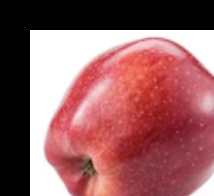
#> input picture datasets/classification/train/apple_fresh/apple_fresh_003.jpg, 214 x 196 px; its folder holds only this picture in this run
$ python train_freshness.py   (older library calls are emulated)
#> lines starting #> are read from the running program, lines starting #| are printed output that depends on the picture
import os
import glob
import json
import numpy as np
import cv2
from PIL import Image
from sklearn.ensemble import ExtraTreesClassifier, RandomForestClassifier
from sklearn.metrics import classification_report, accuracy_score
from skl2onnx import convert_sklearn
from skl2onnx.common.data_types import FloatTensorType


def extract_features_from_image(img_path_or_pil):
    """
    Extracts high-dimensional visual descriptors:
    - 32-bin HSV color histograms
    - 16-bin RGB color histograms
    - Spatial 3x3 grid color moments (mean, std dev)
    - Texture / edge density (Sobel gradient magnitude)
    Total feature vector length: 168 dimensions.
    """
    if isinstance(img_path_or_pil, str):
        img_bgr = cv2.imread(img_path_or_pil)
        if img_bgr is None:
            # Fallback using PIL
            pil_img = Image.open(img_path_or_pil).convert("RGB")
            img_rgb = np.array(pil_img)
            img_bgr = cv2.cvtColor(img_rgb, cv2.COLOR_RGB2BGR)
    else:
        # PIL Image input
        img_rgb = np.array(img_path_or_pil.convert("RGB"))
        img_bgr = cv2.cvtColor(img_rgb, cv2.COLOR_RGB2BGR)

    img_bgr = cv2.resize(img_bgr, (128, 128))
    img_hsv = cv2.cvtColor(img_bgr, cv2.COLOR_BGR2HSV)
    img_rgb = cv2.cvtColor(img_bgr, cv2.COLOR_BGR2RGB)
    img_gray = cv2.cvtColor(img_bgr, cv2.COLOR_BGR2GRAY)

    # 1. HSV Histograms
    h_hist = cv2.calcHist([img_hsv], [0], None, [32], [0, 180])
    s_hist = cv2.calcHist([img_hsv], [1], None, [32], [0, 256])
    v_hist = cv2.calcHist([img_hsv], [2], None, [32], [0, 256])
    cv2.normalize(h_hist, h_hist)
    cv2.normalize(s_hist, s_hist)
    cv2.normalize(v_hist, v_hist)

    # 2. RGB Histograms
    r_hist = cv2.calcHist([img_rgb], [0], None, [16], [0, 256])
    g_hist = cv2.calcHist([img_rgb], [1], None, [16], [0, 256])
    b_hist = cv2.calcHist([img_rgb], [2], None, [16], [0, 256])
    cv2.normalize(r_hist, r_hist)
    cv2.normalize(g_hist, g_hist)
    cv2.normalize(b_hist, b_hist)

    # 3. Spatial 3x3 Grid Color Moments
    grid_feats = []
    h, w, _ = img_rgb.shape
    gh, gw = h // 3, w // 3
    for i in range(3):
        for j in range(3):
            cell = img_rgb[i*gh:(i+1)*gh, j*gw:(j+1)*gw]
            for c in range(3):
                grid_feats.append(np.mean(cell[:, :, c]) / 255.0)
                grid_feats.append(np.std(cell[:, :, c]) / 255.0)

    # 4. Texture / Gradient features
    sobelx = cv2.Sobel(img_gray, cv2.CV_64F, 1, 0, ksize=3)
    sobely = cv2.Sobel(img_gray, cv2.CV_64F, 0, 1, ksize=3)
    grad_mag = np.sqrt(sobelx**2 + sobely**2)
    edge_mean = np.mean(grad_mag) / 255.0
    edge_std = np.std(grad_mag) / 255.0
    edge_energy = np.mean(grad_mag**2) / (255.0**2)

    # Concatenate into 1D feature vector
    feat_vec = np.concatenate([
        h_hist.flatten(),
        s_hist.flatten(),
        v_hist.flatten(),
        r_hist.flatten(),
        g_hist.flatten(),
        b_hist.flatten(),
        np.array(grid_feats, dtype=np.float32),
        np.array([edge_mean, edge_std, edge_energy], dtype=np.float32)
    ]).astype(np.float32)

    return feat_vec


def load_split_dataset(split_dir, class_names):
    X = []
    y = []
    class_to_idx = {name: idx for idx, name in enumerate(class_names)}

    for class_name in class_names:
        class_folder = os.path.join(split_dir, class_name)
        if not os.path.exists(class_folder):
            continue

        img_files = glob.glob(os.path.join(class_folder, "*.jpg")) + \
                    glob.glob(os.path.join(class_folder, "*.jpeg")) + \
                    glob.glob(os.path.join(class_folder, "*.png"))

        for img_path in img_files:
            try:
                feats = extract_features_from_image(img_path)
                X.append(feats)
                y.append(class_to_idx[class_name])
            except Exception as e:
                print(f"Skipping {img_path}: {e}")

    return np.array(X, dtype=np.float32), np.array(y, dtype=np.int64)


def train_and_export_freshness_pipeline(
    dataset_root: str = "ml/dataset/NUTRIVISION AI PROJECT DATASET",
    output_onnx_path: str = "ml/models/freshness_cnn.onnx",
    output_classes_path: str = "ml/models/freshness_classes.json"
):
#> called with output_onnx_path = 'ml/models/freshness_cnn.onnx', output_classes_path = 'ml/models/freshness_classes.json'
    print("=======================================================")
    print("  NutriVision AI: Freshness & Food Classifier Trainer  ")
    print("=======================================================")

    train_dir = os.path.join(dataset_root, "train")
    val_dir = os.path.join(dataset_root, "val")
    test_dir = os.path.join(dataset_root, "test")

    class_names = sorted([d for d in os.listdir(train_dir) if os.path.isdir(os.path.join(train_dir, d))])
    num_classes = len(class_names)
    print(f"Found {num_classes} Produce Freshness Classes:")
    for idx, c in enumerate(class_names):
        print(f"  [{idx:02d}] {c}")

    print("\n[1/4] Extracting multi-modal visual descriptors from Train set...")
    X_train, y_train = load_split_dataset(train_dir, class_names)
#> in extract_features_from_image, img_bgr is the input picture: shape (196, 214, 3); mean B, G, R 99.4, 96.9, 149.7
#> in extract_features_from_image, `img_bgr = cv2.resize(img_bgr, (128, 128))`:
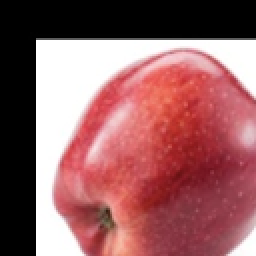
#> img_bgr: shape (128, 128, 3) (shown 2 times larger); mean B, G, R 99.2, 96.7, 149.5
#> in extract_features_from_image, `img_hsv = cv2.cvtColor(img_bgr, cv2.COLOR_BGR2HSV)`: img_hsv: shape (128, 128, 3); mean H, S, V 74.1, 75.4, 149.5
#> in extract_features_from_image, `img_gray = cv2.cvtColor(img_bgr, cv2.COLOR_BGR2GRAY)`:
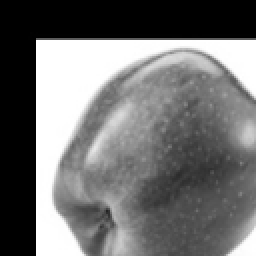
#> img_gray: shape (128, 128) (shown 2 times larger); min 0, max 255, mean 112.8
#> in extract_features_from_image, `h_hist = cv2.calcHist([img_hsv], [0], None, [32], [0, 180])`: h_hist = 32 values, max 8943 at index 0, min 0 at index 20, mean 512
#> in extract_features_from_image, `s_hist = cv2.calcHist([img_hsv], [1], None, [32], [0, 256])`: s_hist = 32 values, max 7482 at index 0, min 0 at index 28, mean 512
#> in extract_features_from_image, `v_hist = cv2.calcHist([img_hsv], [2], None, [32], [0, 256])`: v_hist = 32 values, max 4394 at index 0, min 0 at index 1, mean 512
#> in extract_features_from_image, `r_hist = cv2.calcHist([img_rgb], [0], None, [16], [0, 256])`: r_hist = [4394, 0, 0, 1, 4, 119, 30, 316, 1248, 970, 737, 671, 1370, 1621, 1457, 3446]
#> in extract_features_from_image, `g_hist = cv2.calcHist([img_rgb], [1], None, [16], [0, 256])`: g_hist = [4394, 429, 788, 1583, 1355, 1446, 1029, 761, 446, 303, 239, 250, 167, 75, 81, 3038]
#> in extract_features_from_image, `b_hist = cv2.calcHist([img_rgb], [2], None, [16], [0, 256])`: b_hist = [4395, 152, 745, 1041, 1808, 1642, 1048, 869, 469, 317, 225, 250, 205, 91, 83, 3044]
#> after the loop in extract_features_from_image, `for i in range(3):`: grid_feats = 54 values, max 0.868 at index 24, min 0.0663 at index 25, mean 0.378
#> in extract_features_from_image, `sobelx = cv2.Sobel(img_gray, cv2.CV_64F, 1, 0, ksize=3)`:
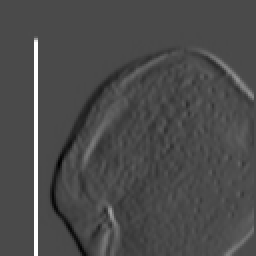
#> sobelx: shape (128, 128) float64 (shown 2 times larger); min -418, max 1020, mean 9.7; drawn with min black and max white
#> in extract_features_from_image, `sobely = cv2.Sobel(img_gray, cv2.CV_64F, 0, 1, ksize=3)`:
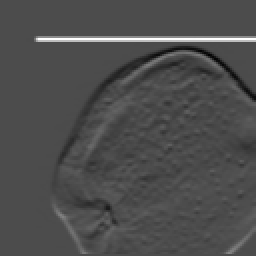
#> sobely: shape (128, 128) float64 (shown 2 times larger); min -434, max 1020, mean 8.6; drawn with min black and max white
#> in extract_features_from_image, `grad_mag = np.sqrt(sobelx**2 + sobely**2)`:
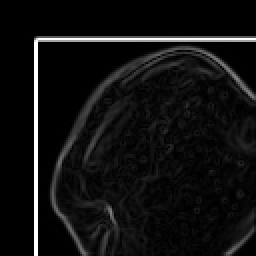
#> grad_mag: shape (128, 128) float64 (shown 2 times larger); min 0, max 1020, mean 66.2; drawn with min black and max white
#> in extract_features_from_image, `edge_mean = np.mean(grad_mag) / 255.0`: edge_mean = 0.26
#> in extract_features_from_image, `edge_std = np.std(grad_mag) / 255.0`: edge_std = 0.628
#> in extract_features_from_image, `edge_energy = np.mean(grad_mag**2) / (255.0**2)`: edge_energy = 0.462
#> in extract_features_from_image, `feat_vec = np.concatenate([ h_hist.flatten(), s_hist.flatten(), v_hist..`: feat_vec = 201 values, max 0.955 at index 32, min 0 at index 20, mean 0.179
#> in load_split_dataset, `feats = extract_features_from_image(img_path)`: feats has the same summary as feat_vec in extract_features_from_image
#> pass 2 of the loop in load_split_dataset, `for class_name in class_names:`:
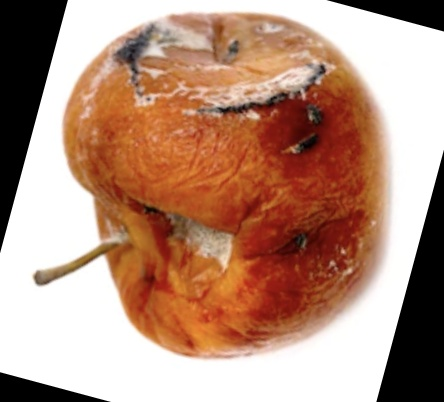
#> input picture datasets/classification/train/apple_rotten/apple_rotten_001.jpg, 444 x 402 px
#> in extract_features_from_image, img_bgr is the input picture: shape (402, 444, 3); mean B, G, R 125.6, 144.1, 182
#> img_bgr: shape (128, 128, 3)
#> img_hsv: shape (128, 128, 3); mean H, S, V 8.8, 87.1, 182
#> in extract_features_from_image (call 2), `img_gray = cv2.cvtColor(img_bgr, cv2.COLOR_BGR2GRAY)`:
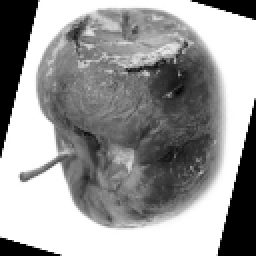
#> img_gray: shape (128, 128) (shown 2 times larger); min 0, max 255, mean 153.3
#> h_hist = 32 values, max 8259 at index 0, min 0 at index 9, mean 512
#> s_hist = 32 values, max 7655 at index 0, min 14 at index 31, mean 512
#> v_hist = 32 values, max 5887 at index 31, min 7 at index 1, mean 512
#> r_hist = [1840, 27, 31, 63, 101, 137, 234, 455, 781, 1147, 1278, 1605, 1430, 834, 412, 6009]
#> g_hist = [1980, 827, 726, 604, 788, 1105, 1177, 921, 679, 513, 412, 279, 209, 167, 130, 5867]
#> b_hist = [2592, 2075, 1916, 849, 477, 496, 431, 391, 324, 249, 222, 172, 129, 109, 157, 5795]
#> after the loop in extract_features_from_image (call 2), `for i in range(3):`: grid_feats = 54 values, max 0.905 at index 36, min 0.107 at index 29, mean 0.455
#> in extract_features_from_image (call 2), `grad_mag = np.sqrt(sobelx**2 + sobely**2)`:
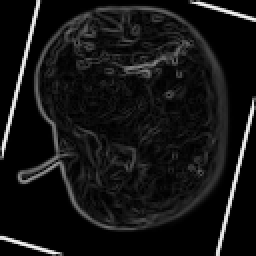
#> grad_mag: shape (128, 128) float64 (shown 2 times larger); min 0, max 1138.6, mean 91.1; drawn with min black and max white
#> edge_mean = 0.357
#> edge_std = 0.671
#> edge_energy = 0.578
#> feat_vec = 201 values, max 0.961 at index 32, min 0 at index 9, mean 0.197
#> feats has the same summary as feat_vec in extract_features_from_image
#> y_train = [0, 1]
    print(f"Train samples: {len(X_train)} (feature dimension: {X_train.shape[1]})")
#| Train samples: 2 (feature dimension: 201)

    print("[2/4] Extracting features from Val & Test sets...")
    X_val, y_val = load_split_dataset(val_dir, class_names)
#> pass 2 of the loop in load_split_dataset, `for class_name in class_names:`:
#> y_val = [0, 1]
    X_test, y_test = load_split_dataset(test_dir, class_names)
#> pass 2 of the loop in load_split_dataset, `for class_name in class_names:`:
#> y_test = [0, 1]
    print(f"Val samples: {len(X_val)} | Test samples: {len(X_test)}")
#| Val samples: 2 | Test samples: 2

    # Combine Train + Val for final model fitting
    X_full_train = np.vstack([X_train, X_val])
    y_full_train = np.concatenate([y_train, y_val])
#> y_full_train = [0, 1, 0, 1]

    print("\n[3/4] Training Ensemble Classifier (RandomForest with 250 estimators)...")
    clf = RandomForestClassifier(
        n_estimators=250,
        max_depth=20,
        random_state=42,
        n_jobs=-1
    )
    clf.fit(X_full_train, y_full_train)

    test_preds = clf.predict(X_test)
#> test_preds = [0, 1]
    test_acc = accuracy_score(y_test, test_preds) * 100.0
#> test_acc = 100
    print(f"\n=======================================================")
    print(f"  Test Accuracy on Unseen Dataset: {test_acc:.2f}%")
#|   Test Accuracy on Unseen Dataset: 100.00%
    print(f"=======================================================")

    print("\n[4/4] Exporting model to ONNX runtime format...")
    os.makedirs(os.path.dirname(output_onnx_path), exist_ok=True)
    initial_type = [('float_input', FloatTensorType([None, X_train.shape[1]]))]
    onnx_model = convert_sklearn(
        clf,
        initial_types=initial_type,
        options={id(clf): {'zipmap': False}}
    )

    with open(output_onnx_path, "wb") as f:
        f.write(onnx_model.SerializeToString())
    print(f"Model successfully saved to: {output_onnx_path}")

    # Build detailed class metadata mapping
    class_metadata = {
        "classes": class_names,
        "num_classes": num_classes,
        "feature_dim": int(X_train.shape[1]),
        "test_accuracy": round(test_acc, 2),
        "mapping": {}
    }
    for idx, cname in enumerate(class_names):
        parts = cname.split("_")
        status = "rotten" if "rotten" in cname else "fresh"
        food_item = "_".join([p for p in parts if p not in ("fresh", "rotten")])
        class_metadata["mapping"][str(idx)] = {
            "class_name": cname,
            "food_item": food_item,
            "freshness": status
        }

    with open(output_classes_path, "w", encoding="utf-8") as f:
        json.dump(class_metadata, f, indent=2)
    print(f"Class mapping metadata saved to: {output_classes_path}")


if __name__ == "__main__":
    train_and_export_freshness_pipeline()
#> (the call stopped at in train_and_export_freshness_pipeline, `initial_type = [('float_input', FloatTensorType([None, X_train.shape[1..`: skl2onnx is not available in this run)
